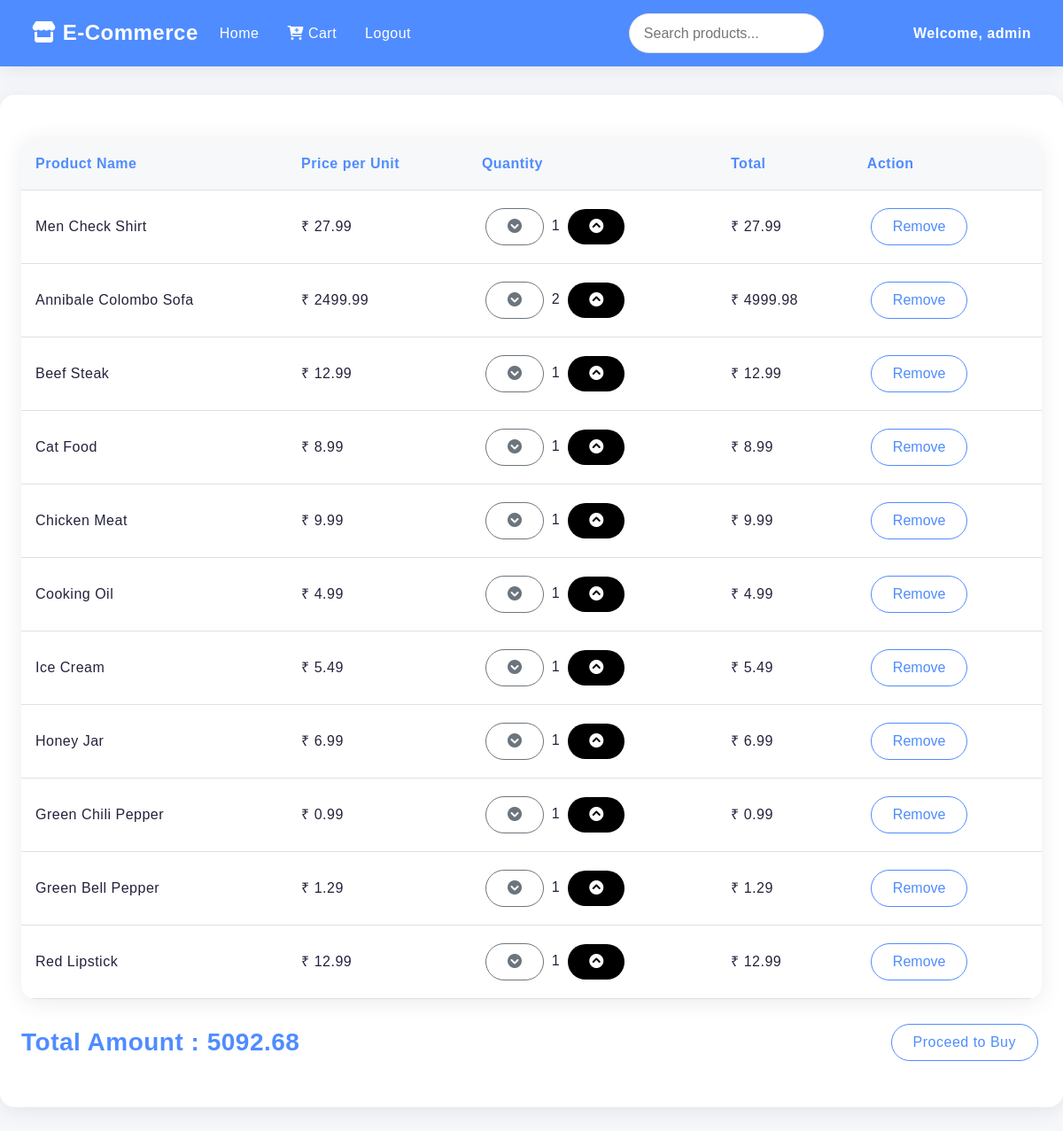
Before: /order_list/ (signed in) with the older database file.
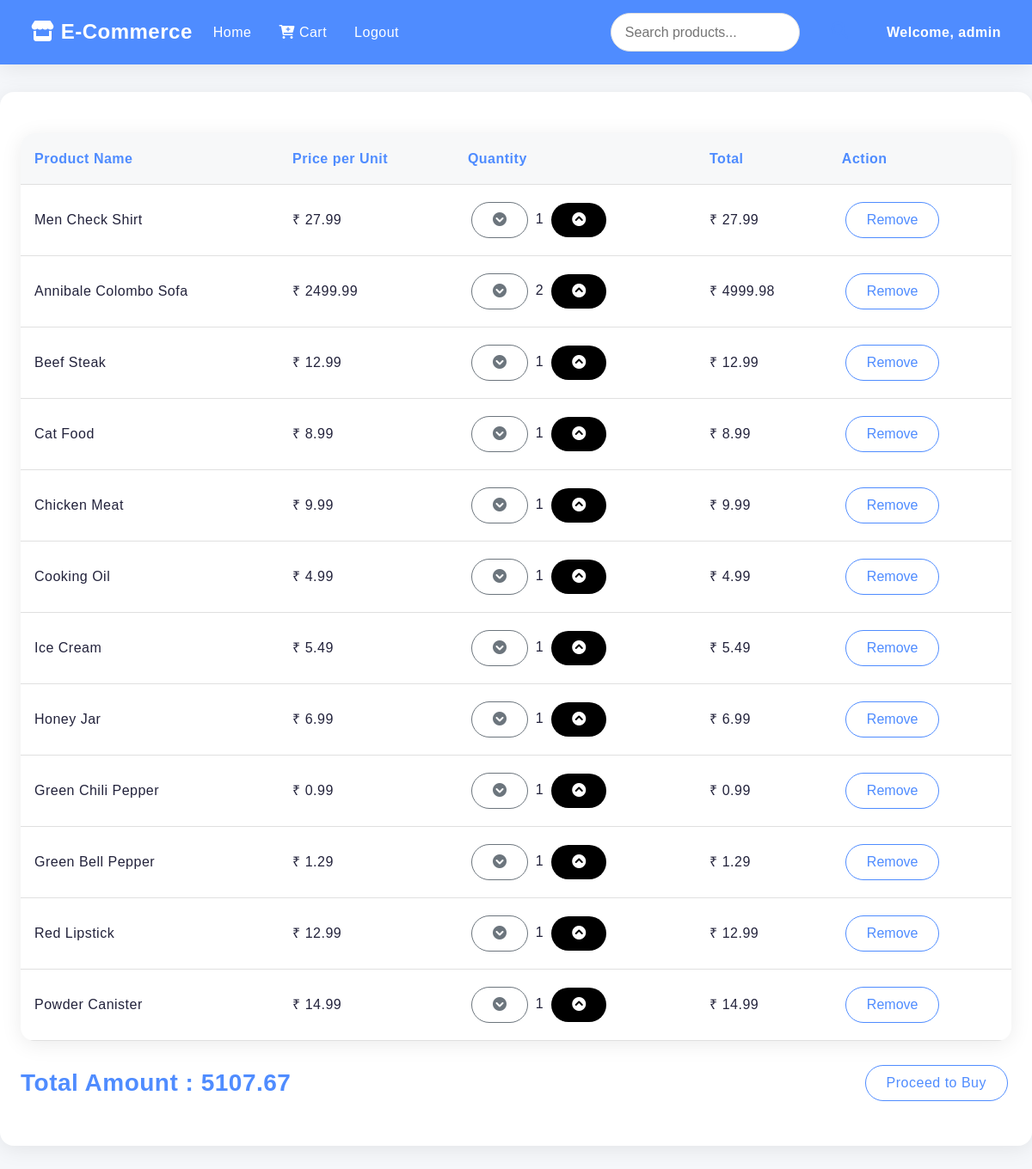
After: the same page with the newer database file.
### products/models.py (models this page shows, shortened)
class CartModel(models.Model):
    user = models.ForeignKey(User, on_delete=models.CASCADE)
    product = models.ForeignKey(ProductModel, on_delete=models.CASCADE)
    quantity = models.PositiveIntegerField(default=1)
    def total_price(self):
        return self.quantity * self.product.price

class ProductModel(models.Model):
    name = models.CharField(max_length=200)
    price = models.DecimalField(max_digits=10, decimal_places=2)
    desc = models.TextField()
    image = models.ImageField(upload_to='images/', null=True, blank=True)

### products/views.py (the view)
# urls.py: path('order_list/', views.order_list, name='order_list'),
@login_required(login_url='/')
def order_list(request):
    items= CartModel.objects.filter(user=request.user)
    total_price = sum(item.total_price() for item in items)
    return render(request ,'order_list.html',{'items': items,'total': total_price})

### templates/order_list.html (shortened to what this page needs)
{% extends 'base.html' %}
{% block content %}
<table>
    <thead>
        <tr>
            <th>Product Name</th>
            <th>Price per Unit</th>
            <th>Quantity</th>
            <th>Total</th>
            <th>Action</th>
        </tr>
    </thead>
    <tbody>
        {% for item in items %}
        <tr>
            <td>{{ item.product.name }}</td>
            <td>₹ {{ item.product.price }}</td>
            <td>
                <form method="post" action="{% url 'update_quantity' item.product.id %}" class="d-inline">
                    <button type="submit" name="action" value="decrease" class="btn btn-outline-secondary">
                        <i class="fa-solid fa-circle-chevron-down"></i>
                    </button>
                    <span>{{ item.quantity }}</span>
                    <button type="submit" name="action" value="increase" style="background-color: black; color: white; border: none;" class="btn btn-outline-secondary">
                        <i class="fa-solid fa-circle-chevron-up"></i>
                    </button>
                </form>
            </td>
            <td>₹ {{ item.total_price }}</td>
            <td>
                <form method="post" action="{% url 'remove_from_cart' item.product.id %}" class="remove-form">
                    <button type="submit" class="btn btn-outline-dark remove-btn" onclick="disableRemoveButton(this)">Remove</button>
                </form>
            </td>
        </tr>
        {% empty %}
        <tr class="no-items">
            <td colspan="5">No items in your cart.</td>
        </tr>
        {% endfor %}
    </tbody>
</table>
<div class="flex-container">
    <h3>Total Amount : {{ total }}</h3>
    <a href="{% url 'checkout' %}" class="btn btn-outline-dark">Proceed to Buy</a>
</div>
{% endblock %}

Changed rows visible on the page:
added CartModel: product.name "Powder Canister", product.price "14.99", quantity "1", total_price "14.99"
Other visible differences:
{{ total }}: "5092.68" → "5107.67"
